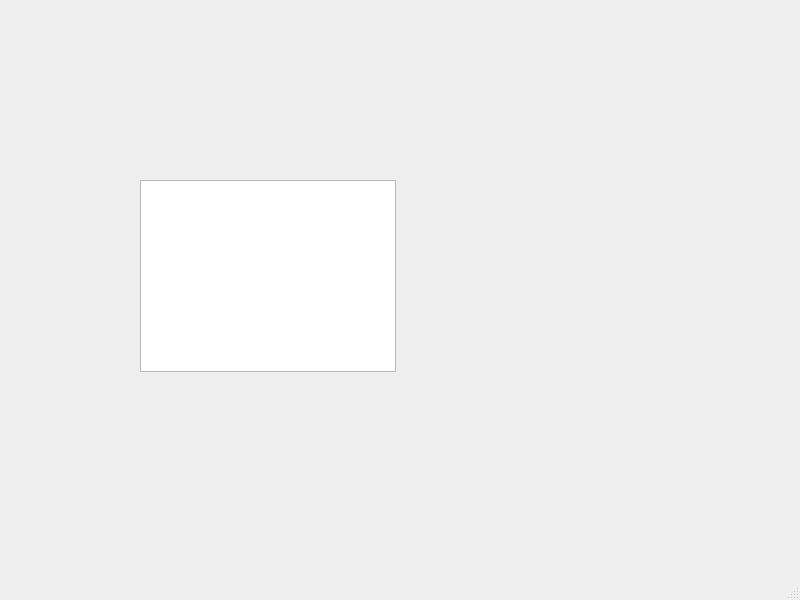
<?xml version="1.0" encoding="UTF-8"?>
<ui version="4.0">
 <class>MainWindow</class>
 <widget class="QMainWindow" name="MainWindow">
  <property name="geometry">
   <rect>
    <x>0</x>
    <y>0</y>
    <width>800</width>
    <height>600</height>
   </rect>
  </property>
  <property name="windowTitle">
   <string>MainWindow</string>
  </property>
  <widget class="QWidget" name="centralwidget">
   <widget class="QTextBrowser" name="textBrowser">
    <property name="geometry">
     <rect>
      <x>140</x>
      <y>180</y>
      <width>256</width>
      <height>192</height>
     </rect>
    </property>
   </widget>
  </widget>
  <widget class="QMenuBar" name="menubar">
   <property name="geometry">
    <rect>
     <x>0</x>
     <y>0</y>
     <width>800</width>
     <height>22</height>
    </rect>
   </property>
  </widget>
  <widget class="QStatusBar" name="statusbar"/>
 </widget>
 <resources/>
 <connections/>
</ui>
